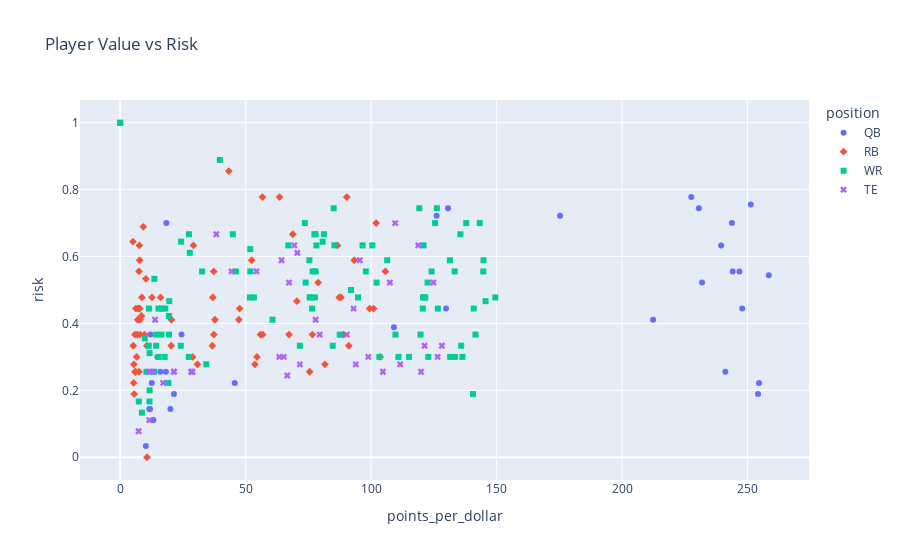

Write notebook code for a chart like this one.
### Code cell
fig = px.scatter(
    data_frame=data,
    x='points_per_dollar',
    y='risk',
    color='position',
    symbol='position',
    title='Player Value vs Risk', 
    hover_data=['name', '$'],
)
plotly.offline.plot(fig, filename='../plots/points_per_dollar_vs_risk.html', auto_open=False)
fig.show()

### Figure 1 — Plotly figure (JSON) as saved in the notebook; plotly's stock layout.template omitted (floating-point values rounded to 4 significant figures; data arrays with more than 128 entries replaced by an {"elided": "..."} marker saying what was removed)
{"data": [{"customdata": [["Justin Herbert", 35], ["Kyler Murray", 29], ["Jalen Hurts", 30], ["Patrick Mahomes", 29], ["Lamar Jackson", 27], ["Tom Brady", 25], ["Russell Wilson", 22], ["Joe Burrow", 20], ["Trey Lance", 17], ["Dak Prescott", 17], ["Matthew Stafford", 15], ["Kirk Cousins", 14], ["Aaron Rodgers", 12], ["Derek Carr", 6], ["Daniel Jones", 2], ["Tua Tagovailoa", 2], ["Trevor Lawrence", 1], ["Mac Jones", 1], ["Matt Ryan", 1], ["Justin Fields", 1], ["Jameis Winston", 1], ["Ryan Tannehill", 1], ["Carson Wentz", 1], ["Mitch Trubisky", 1], ["Jared Goff", 1], ["Zach Wilson", 1], ["Baker Mayfield", 1], ["Marcus Mariota", 1], ["Geno Smith", 1], ["Davis Mills", 1], ["Deshaun Watson", 1], ["Kenny Pickett", 1], ["Jacoby Brissett", 1]], "hovertemplate": "position=QB<br>points_per_dollar=%{x}<br>risk=%{y}<br>name=%{customdata[0]}<br>$=%{customdata[1]}<extra></extra>", "legendgroup": "QB", "marker": {"color": "#636efa", "symbol": "circle"}, "mode": "markers", "name": "QB", "orientation": "v", "showlegend": true, "type": "scatter", "x": [10.23, 12.07, 11.6, 11.87, 12.58, 13.22, 14.84, 16.01, 18.41, 18.21, 20.01, 21.42, 24.44, 45.67, 130.7, 129.8, 258.5, 254.6, 254.2, 251.3, 247.9, 246.8, 244.1, 243.8, 241.2, 239.5, 231.9, 230.6, 227.6, 212.4, 175.3, 126.1, 109.1], "xaxis": "x", "y": [0.03333, 0.3667, 0.1444, 0.1444, 0.2222, 0.1111, 0.3, 0.2556, 0.7, 0.2556, 0.1444, 0.1889, 0.3667, 0.2222, 0.7444, 0.4444, 0.5444, 0.2222, 0.1889, 0.7556, 0.4444, 0.5556, 0.5556, 0.7, 0.2556, 0.6333, 0.5222, 0.7444, 0.7778, 0.4111, 0.7222, 0.7222, 0.3889], "yaxis": "y"}, {"customdata": {"elided": "69x2 mixed values"}, "hovertemplate": "position=RB<br>points_per_dollar=%{x}<br>risk=%{y}<br>name=%{customdata[0]}<br>$=%{customdata[1]}<extra></extra>", "legendgroup": "RB", "marker": {"color": "#EF553B", "symbol": "diamond"}, "mode": "markers", "name": "RB", "orientation": "v", "showlegend": true, "type": "scatter", "x": [5.089, 5.221, 5.36, 5.459, 5.893, 5.581, 6.003, 6.097, 6.266, 6.555, 6.747, 7, 7.07, 7.496, 7.65, 7.542, 7.504, 7.787, 7.77, 7.909, 7.891, 8.48, 9.189, 8.647, 9.662, 10.23, 10.62, 12.67, 16.06, 20.42, 20.33, 28.88, 37.77, 37.37, 37.3, 36.9, 54.5, 105.7, 103.6, 102, 101, 99.4, 93.3, 91.1, 90.3, 88.9, 88, 87.3, 86.6, 81.6, 78.9, 76.6, 75.5, 70.4, 68.8, 67.3, 63.5, 56.8, 56.7, 55.9, 53.7, 52.4, 47.6, 47.3, 43.3, 36.7, 30.8, 29.2, 10.7], "xaxis": "x", "y": [0.6444, 0.3333, 0.2222, 0.2778, 0.3667, 0.1889, 0.2556, 0.2556, 0.4444, 0.3, 0.3667, 0.4111, 0.4444, 0.5556, 0.6333, 0.4444, 0.2556, 0.4444, 0.5889, 0.4111, 0.3667, 0.4222, 0.6889, 0.4778, 0.3667, 0.5333, 0.3333, 0.4778, 0.4778, 0.4111, 0.3333, 0.3, 0.4111, 0.3667, 0.5556, 0.4778, 0.3, 0.5556, 0.3, 0.7, 0.4444, 0.4444, 0.5889, 0.3333, 0.7778, 0.3667, 0.4778, 0.4778, 0.6333, 0.2778, 0.5222, 0.3667, 0.2556, 0.4667, 0.6667, 0.3667, 0.7778, 0.3667, 0.7778, 0.3667, 0.2778, 0.5889, 0.4444, 0.4111, 0.8556, 0.3333, 0.2778, 0.6333, 0], "yaxis": "y"}, {"customdata": {"elided": "100x2 mixed values"}, "hovertemplate": "position=WR<br>points_per_dollar=%{x}<br>risk=%{y}<br>name=%{customdata[0]}<br>$=%{customdata[1]}<extra></extra>", "legendgroup": "WR", "marker": {"color": "#00cc96", "symbol": "square"}, "mode": "markers", "name": "WR", "orientation": "v", "showlegend": true, "type": "scatter", "x": [7.409, 8.654, 9.809, 10.45, 11.44, 11.39, 11.71, 11.71, 11.66, 13.61, 13.57, 14.38, 14.31, 15.3, 15.28, 16.54, 16.46, 17.95, 17.72, 19.56, 19.46, 19.41, 19.17, 24.27, 24.14, 27.73, 27.37, 32.62, 51.87, 51.83, 51.7, 76.5, 75.8, 75.5, 75.4, 149.5, 145.6, 144.8, 144.7, 143.3, 141.6, 140.9, 140.6, 137.9, 136.4, 135.9, 135.6, 133.4, 133.3, 131.5, 131.4, 126.6, 126.2, 125.5, 124.1, 122.8, 122.5, 121.6, 121.2, 120.9, 120.7, 120.6, 119.7, 119.2, 115.1, 110.9, 109.7, 106.4, 103.3, 102.2, 100.5, 97.9, 96.6, 94.8, 92, 87.5, 85.4, 85.1, 84.7, 81.2, 80.7, 78.2, 77.9, 77.9, 77.6, 77.4, 76.7, 73.9, 73.6, 71.6, 67, 60.7, 53.3, 46.1, 44.9, 39.7, 34.3, 27.4, 0, 0], "xaxis": "x", "y": [0.1667, 0.1333, 0.3556, 0.2556, 0.4444, 0.3333, 0.2, 0.3111, 0.1667, 0.5333, 0.2556, 0.3667, 0.3333, 0.3, 0.4444, 0.4444, 0.3667, 0.4444, 0.3, 0.4667, 0.3667, 0.4222, 0.2222, 0.6444, 0.3333, 0.6111, 0.3, 0.5556, 0.5556, 0.6222, 0.4778, 0.4444, 0.4778, 0.4778, 0.5889, 0.4778, 0.4667, 0.5889, 0.5556, 0.7, 0.3667, 0.4444, 0.1889, 0.7, 0.3, 0.3333, 0.6667, 0.3, 0.5556, 0.3, 0.5889, 0.4444, 0.7444, 0.7, 0.5556, 0.3, 0.5222, 0.4778, 0.4778, 0.6333, 0.4778, 0.4444, 0.3667, 0.7444, 0.3, 0.3, 0.3667, 0.5889, 0.3, 0.5222, 0.6333, 0.5556, 0.6333, 0.4778, 0.5, 0.3667, 0.6333, 0.7444, 0.3333, 0.6667, 0.6444, 0.6333, 0.6667, 0.5556, 0.4778, 0.6667, 0.5556, 0.5222, 0.7, 0.3333, 0.6333, 0.4111, 0.4778, 0.5556, 0.6667, 0.8889, 0.2778, 0.6667, 1, 1], "yaxis": "y"}, {"customdata": [["Travis Kelce", 29], ["Dalton Schultz", 15], ["Kyle Pitts", 15], ["Darren Waller", 13], ["George Kittle", 12], ["T.J. Hockenson", 9], ["Dallas Goedert", 7], ["Zach Ertz", 7], ["Cole Kmet", 5], ["Dawson Knox", 5], ["Pat Freiermuth", 2], ["Hunter Henry", 1], ["Noah Fant", 1], ["Irv Smith Jr.", 1], ["Gerald Everett", 1], ["Mike Gesicki", 1], ["Evan Engram", 1], ["Tyler Higbee", 1], ["Logan Thomas", 1], ["Albert Okwuegbunam", 1], ["David Njoku", 1], ["Mo Alie-Cox", 1], ["Robert Tonyan", 1], ["Austin Hooper", 1], ["Hayden Hurst", 1], ["Brevin Jordan", 1], ["Kyle Rudolph", 1], ["Adam Trautman", 1], ["Daniel Bellinger", 1], ["Tommy Tremble", 1], ["Cameron Brate", 1], ["Jonnu Smith", 1], ["C.J. Uzomah", 1], ["Ricky Seals-Jones", 1], ["Greg Dulcich", 1], ["Trey McBride", 1], ["Will Dissly", 1], ["Jelani Woods", 1]], "hovertemplate": "position=TE<br>points_per_dollar=%{x}<br>risk=%{y}<br>name=%{customdata[0]}<br>$=%{customdata[1]}<extra></extra>", "legendgroup": "TE", "marker": {"color": "#ab63fa", "symbol": "x"}, "mode": "markers", "name": "TE", "orientation": "v", "showlegend": true, "type": "scatter", "x": [7.345, 11.59, 11.59, 12.86, 13.91, 17.13, 21.43, 21.41, 28.82, 28.26, 66.6, 128.2, 126.5, 124.8, 121.3, 119.9, 118.8, 111.6, 109.6, 107.5, 104.7, 98.9, 95.5, 93.9, 93, 90.3, 79.5, 77.9, 71.6, 70.6, 69.4, 67.3, 65.2, 64.3, 63.4, 54.3, 44.4, 38.3], "xaxis": "x", "y": [0.07778, 0.1111, 0.2556, 0.2556, 0.4111, 0.2222, 0.2556, 0.2556, 0.2556, 0.2556, 0.2444, 0.3333, 0.3, 0.5222, 0.3333, 0.2556, 0.6333, 0.2778, 0.7, 0.5222, 0.2556, 0.3, 0.5889, 0.2778, 0.4444, 0.3667, 0.3667, 0.4111, 0.2778, 0.6111, 0.6333, 0.5222, 0.3, 0.5889, 0.3, 0.5556, 0.5556, 0.6667], "yaxis": "y"}], "layout": {"legend": {"title": {"text": "position"}, "tracegroupgap": 0}, "title": {"text": "Player Value vs Risk"}, "xaxis": {"anchor": "y", "domain": [0, 1], "title": {"text": "points_per_dollar"}}, "yaxis": {"anchor": "x", "domain": [0, 1], "title": {"text": "risk"}}}}
